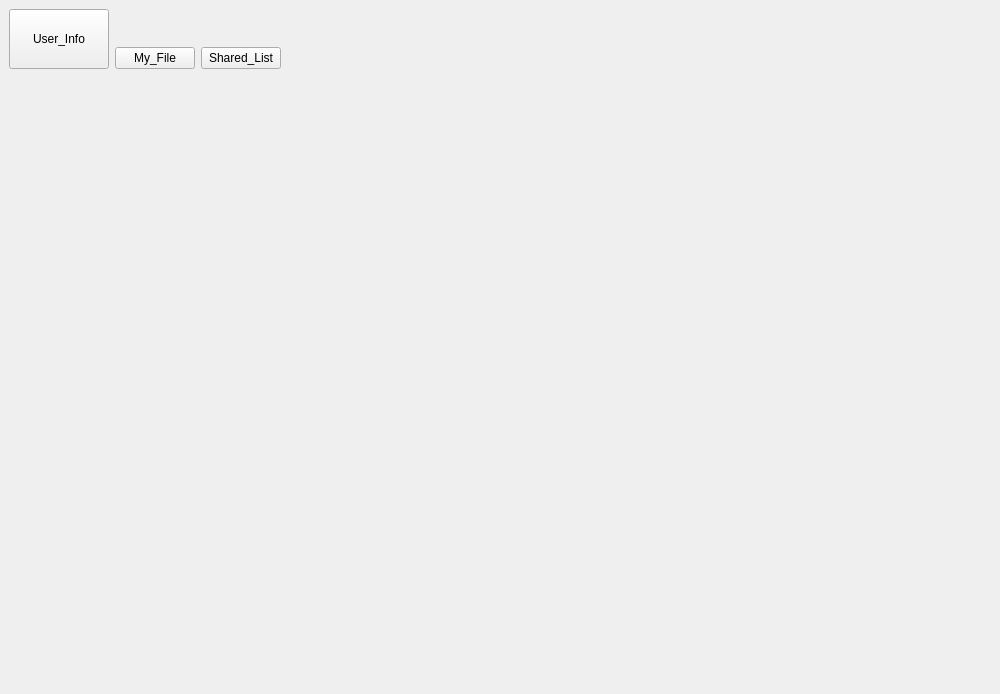
<?xml version="1.0" encoding="UTF-8"?>
<ui version="4.0">
 <class>MainWindow</class>
 <widget class="QMainWindow" name="MainWindow">
  <property name="geometry">
   <rect>
    <x>0</x>
    <y>0</y>
    <width>1000</width>
    <height>694</height>
   </rect>
  </property>
  <property name="minimumSize">
   <size>
    <width>1000</width>
    <height>0</height>
   </size>
  </property>
  <property name="windowTitle">
   <string>MainWindow</string>
  </property>
  <widget class="QWidget" name="centralwidget">
   <layout class="QGridLayout" name="gridLayout_4">
    <item row="1" column="0">
     <widget class="QStackedWidget" name="stackedWidget">
      <property name="currentIndex">
       <number>1</number>
      </property>
      <widget class="QWidget" name="page">
       <layout class="QGridLayout" name="gridLayout_5">
        <item row="0" column="0">
         <widget class="MyFile_Page" name="my_file_page" native="true"/>
        </item>
       </layout>
      </widget>
      <widget class="QWidget" name="page_2">
       <layout class="QGridLayout" name="gridLayout_6">
        <item row="0" column="0">
         <widget class="Share_File_Widget" name="shared_file_page" native="true"/>
        </item>
       </layout>
      </widget>
     </widget>
    </item>
    <item row="0" column="0">
     <layout class="QGridLayout" name="gridLayout_3">
      <item row="0" column="2">
       <spacer name="horizontalSpacer_4">
        <property name="orientation">
         <enum>Qt::Horizontal</enum>
        </property>
        <property name="sizeHint" stdset="0">
         <size>
          <width>40</width>
          <height>20</height>
         </size>
        </property>
       </spacer>
      </item>
      <item row="0" column="0" rowspan="2">
       <widget class="QPushButton" name="btn_user_info">
        <property name="minimumSize">
         <size>
          <width>100</width>
          <height>60</height>
         </size>
        </property>
        <property name="toolTip">
         <string>用户信息</string>
        </property>
        <property name="text">
         <string>User_Info</string>
        </property>
       </widget>
      </item>
      <item row="0" column="1">
       <spacer name="horizontalSpacer_3">
        <property name="orientation">
         <enum>Qt::Horizontal</enum>
        </property>
        <property name="sizeHint" stdset="0">
         <size>
          <width>40</width>
          <height>20</height>
         </size>
        </property>
       </spacer>
      </item>
      <item row="0" column="3">
       <spacer name="horizontalSpacer_5">
        <property name="orientation">
         <enum>Qt::Horizontal</enum>
        </property>
        <property name="sizeHint" stdset="0">
         <size>
          <width>40</width>
          <height>20</height>
         </size>
        </property>
       </spacer>
      </item>
      <item row="1" column="5">
       <spacer name="horizontalSpacer_6">
        <property name="orientation">
         <enum>Qt::Horizontal</enum>
        </property>
        <property name="sizeHint" stdset="0">
         <size>
          <width>40</width>
          <height>20</height>
         </size>
        </property>
       </spacer>
      </item>
      <item row="1" column="4">
       <spacer name="horizontalSpacer_7">
        <property name="orientation">
         <enum>Qt::Horizontal</enum>
        </property>
        <property name="sizeHint" stdset="0">
         <size>
          <width>40</width>
          <height>20</height>
         </size>
        </property>
       </spacer>
      </item>
      <item row="1" column="1" colspan="3">
       <layout class="QHBoxLayout" name="horizontalLayout">
        <item>
         <widget class="QPushButton" name="btn_MyFile">
          <property name="maximumSize">
           <size>
            <width>150</width>
            <height>16777215</height>
           </size>
          </property>
          <property name="toolTip">
           <string>我的文件</string>
          </property>
          <property name="text">
           <string>My_File</string>
          </property>
         </widget>
        </item>
        <item>
         <widget class="QPushButton" name="btn_shared_list">
          <property name="maximumSize">
           <size>
            <width>150</width>
            <height>16777215</height>
           </size>
          </property>
          <property name="toolTip">
           <string>共享文件</string>
          </property>
          <property name="text">
           <string>Shared_List</string>
          </property>
         </widget>
        </item>
        <item>
         <spacer name="horizontalSpacer_9">
          <property name="orientation">
           <enum>Qt::Horizontal</enum>
          </property>
          <property name="sizeHint" stdset="0">
           <size>
            <width>40</width>
            <height>20</height>
           </size>
          </property>
         </spacer>
        </item>
       </layout>
      </item>
     </layout>
    </item>
   </layout>
  </widget>
 </widget>
 <customwidgets>
  <customwidget>
   <class>MyFile_Page</class>
   <extends>QWidget</extends>
   <header location="global">myfile_page.h</header>
   <container>1</container>
  </customwidget>
  <customwidget>
   <class>Share_File_Widget</class>
   <extends>QWidget</extends>
   <header location="global">share_file_widget.h</header>
   <container>1</container>
  </customwidget>
 </customwidgets>
 <resources/>
 <connections/>
</ui>
